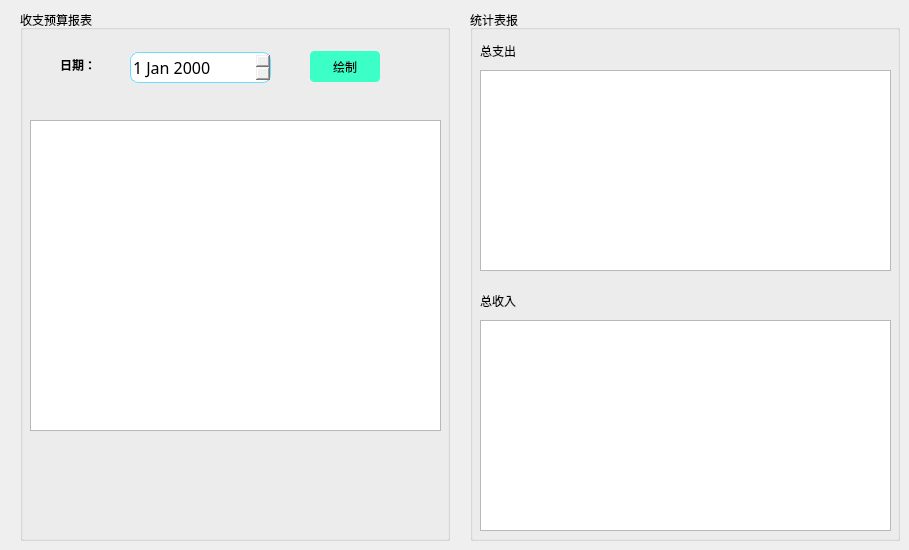
      <widget class="QWidget" name="page_cal">
       <widget class="QGroupBox" name="groupBox_3">
        <property name="geometry">
         <rect>
          <x>20</x>
          <y>10</y>
          <width>430</width>
          <height>531</height>
         </rect>
        </property>
        <property name="title">
         <string>收支预算报表</string>
        </property>
        <widget class="QLabel" name="label_22">
         <property name="geometry">
          <rect>
           <x>21</x>
           <y>103</y>
           <width>23</width>
           <height>23</height>
          </rect>
         </property>
         <property name="styleSheet">
          <string notr="true">border-image: url(:/img/the1.png);</string>
         </property>
         <property name="text">
          <string/>
         </property>
        </widget>
        <widget class="QChartView" name="view1">
         <property name="geometry">
          <rect>
           <x>10</x>
           <y>110</y>
           <width>411</width>
           <height>311</height>
          </rect>
         </property>
        </widget>
        <widget class="QDateEdit" name="dt_draw1_day">
         <property name="geometry">
          <rect>
           <x>110</x>
           <y>42</y>
           <width>141</width>
           <height>31</height>
          </rect>
         </property>
         <property name="font">
          <font>
           <family>Agency FB</family>
           <pointsize>12</pointsize>
          </font>
         </property>
         <property name="styleSheet">
          <string notr="true">border:1px solid rgb(110,220,255);
border-radius:8px;</string>
         </property>
        </widget>
        <widget class="QLabel" name="lb_s_fan_8">
         <property name="geometry">
          <rect>
           <x>40</x>
           <y>45</y>
           <width>61</width>
           <height>21</height>
          </rect>
         </property>
         <property name="font">
          <font>
           <pointsize>12</pointsize>
          </font>
         </property>
         <property name="text">
          <string>&lt;html&gt;&lt;head/&gt;&lt;body&gt;&lt;p&gt;&lt;span style=&quot; font-size:9pt; font-weight:600;&quot;&gt;日期：&lt;/span&gt;&lt;/p&gt;&lt;/body&gt;&lt;/html&gt;</string>
         </property>
        </widget>
        <widget class="QPushButton" name="btn_draw1_day">
         <property name="geometry">
          <rect>
           <x>290</x>
           <y>41</y>
           <width>70</width>
           <height>31</height>
          </rect>
         </property>
         <property name="sizePolicy">
          <sizepolicy hsizetype="Fixed" vsizetype="Fixed">
           <horstretch>0</horstretch>
           <verstretch>0</verstretch>
          </sizepolicy>
         </property>
         <property name="font">
          <font>
           <family>宋体</family>
           <pointsize>9</pointsize>
           <weight>50</weight>
           <italic>false</italic>
           <bold>false</bold>
          </font>
         </property>
         <property name="styleSheet">
          <string notr="true">border:1px solid rgb(60, 255, 200);
font: 9pt &quot;宋体&quot;;
border-radius:4px;
background-color: rgb(60, 255, 200);</string>
         </property>
         <property name="text">
          <string>绘制</string>
         </property>
        </widget>
       </widget>
       <widget class="QGroupBox" name="groupBox_4">
        <property name="geometry">
         <rect>
          <x>470</x>
          <y>10</y>
          <width>430</width>
          <height>531</height>
         </rect>
        </property>
        <property name="title">
         <string>统计表报</string>
        </property>
        <widget class="QLabel" name="label_25">
         <property name="geometry">
          <rect>
           <x>21</x>
           <y>103</y>
           <width>23</width>
           <height>23</height>
          </rect>
         </property>
         <property name="styleSheet">
          <string notr="true">border-image: url(:/img/the1.png);</string>
         </property>
         <property name="text">
          <string/>
         </property>
        </widget>
        <widget class="QChartView" name="view2">
         <property name="geometry">
          <rect>
           <x>10</x>
           <y>60</y>
           <width>411</width>
           <height>201</height>
          </rect>
         </property>
        </widget>
        <widget class="QLabel" name="lb_out">
         <property name="geometry">
          <rect>
           <x>10</x>
           <y>30</y>
           <width>241</width>
           <height>21</height>
          </rect>
         </property>
         <property name="text">
          <string>总支出</string>
         </property>
        </widget>
        <widget class="QLabel" name="lb_in">
         <property name="geometry">
          <rect>
           <x>10</x>
           <y>280</y>
           <width>241</width>
           <height>21</height>
          </rect>
         </property>
         <property name="text">
          <string>总收入</string>
         </property>
        </widget>
        <widget class="QChartView" name="view3">
         <property name="geometry">
          <rect>
           <x>10</x>
           <y>310</y>
           <width>411</width>
           <height>211</height>
          </rect>
         </property>
        </widget>
       </widget>
      </widget>
